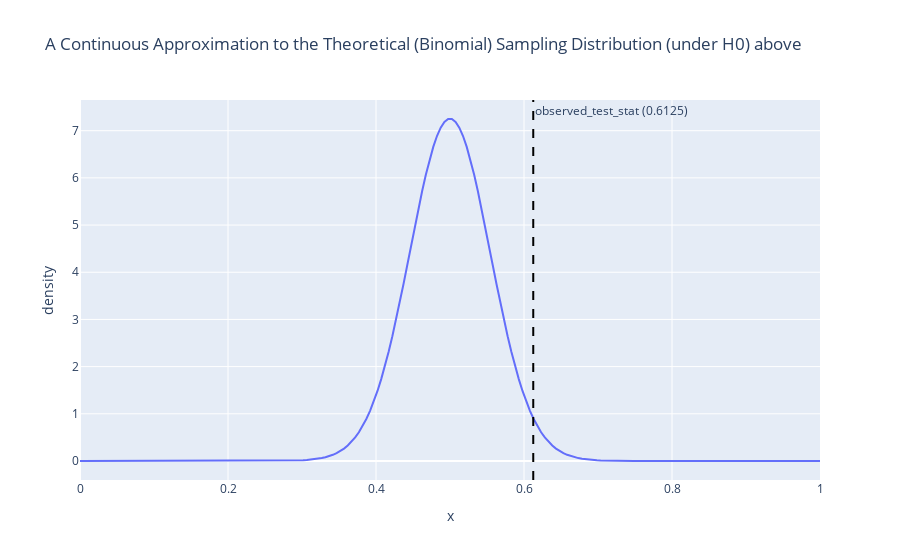

Write notebook code for a chart like this one.
### Code cell
x = np.linspace(0,1,200)
observed_sample = np.array([0]*31+[1]*49)
n = len(observed_sample)
dens = stats.t(loc=0.5, df=n-1, 
               scale=np.std(observed_sample, ddof=1)/n**0.5)
# Another possible approximation could be based on `dens=stats.norm(loc=40, scale=0.5*80**0.5).pdf(x)`
fig = px.line(pd.DataFrame({'x':x, 'density':dens.pdf(x)}), x='x', y='density',
             title='A Continuous Approximation to the Theoretical (Binomial) Sampling Distribution (under H0) above')
fig.add_vline(x=observed_test_stat, line_dash="dash", line_color="black",
              annotation_text="observed_test_stat (0.6125)")

### Figure 1 — Plotly figure (JSON) as saved in the notebook; plotly's stock layout.template omitted (floating-point values rounded to 4 significant figures; data arrays with more than 128 entries replaced by an {"elided": "..."} marker saying what was removed)
{"data": [{"hovertemplate": "x=%{x}<br>density=%{y}<extra></extra>", "legendgroup": "", "line": {"color": "#636efa", "dash": "solid"}, "marker": {"symbol": "circle"}, "mode": "lines", "name": "", "orientation": "v", "showlegend": false, "type": "scatter", "x": {"elided": "200 float values"}, "xaxis": "x", "y": {"elided": "200 float values"}, "yaxis": "y"}], "layout": {"annotations": [{"showarrow": false, "text": "observed_test_stat (0.6125)", "x": 0.6125, "xanchor": "left", "xref": "x", "y": 1, "yanchor": "top", "yref": "y domain"}], "legend": {"tracegroupgap": 0}, "shapes": [{"line": {"color": "black", "dash": "dash"}, "type": "line", "x0": 0.6125, "x1": 0.6125, "xref": "x", "y0": 0, "y1": 1, "yref": "y domain"}], "title": {"text": "A Continuous Approximation to the Theoretical (Binomial) Sampling Distribution (under H0) above"}, "xaxis": {"anchor": "y", "domain": [0, 1], "title": {"text": "x"}}, "yaxis": {"anchor": "x", "domain": [0, 1], "title": {"text": "density"}}}}
